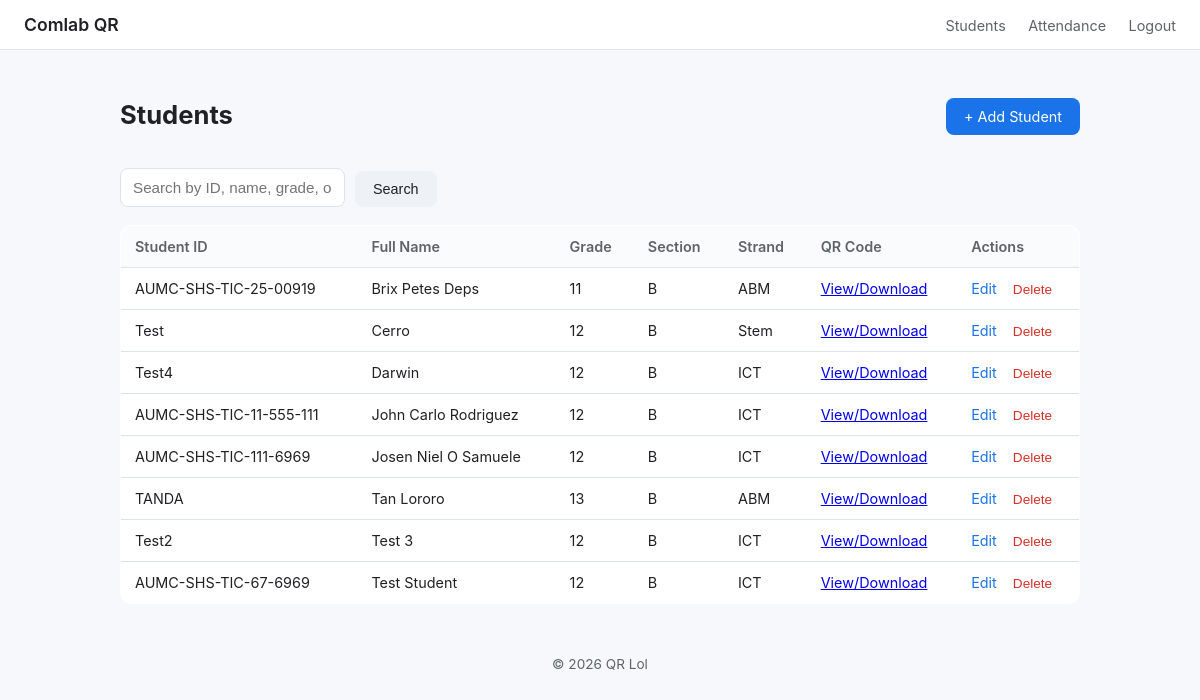
The app's page /admin/students.php (signed in) with its own data.
### tables this page shows
CREATE TABLE `students` (
  `student_id` varchar(30) NOT NULL,
  `full_name` varchar(150) NOT NULL,
  `grade` varchar(20) NOT NULL,
  `section` varchar(50) NOT NULL,
  `strand` varchar(50) DEFAULT NULL,
  `qr_value` varchar(100) NOT NULL,
  `date_created` datetime DEFAULT current_timestamp()
);

### admin/students.php (the view, shortened to what this page needs)
<?php
$db = getDB();
$search = trim($_GET['q'] ?? '');
if ($search !== '') {
    $stmt = $db->prepare(
        "SELECT * FROM students
         WHERE student_id LIKE ? OR full_name LIKE ? OR grade LIKE ? OR section LIKE ?
         ORDER BY full_name"
    );
    $like = "%$search%";
    $stmt->execute([$like, $like, $like, $like]);
} else {
    $stmt = $db->query("SELECT * FROM students ORDER BY full_name");
}
$students = $stmt->fetchAll();
require_once __DIR__ . '/../includes/header.php';
?>
<div class="page-header">
    <h1>Students</h1>
    <a class="btn btn-primary" href="add_student.php">+ Add Student</a>
</div>
<form method="get" class="search-form">
    <input type="text" name="q" placeholder="Search by ID, name, grade, or section"
           value="<?php echo htmlspecialchars($search); ?>">
    <button type="submit" class="btn btn-secondary">Search</button>
</form>
<table class="data-table">
    <thead>
        <tr>
            <th>Student ID</th>
            <th>Full Name</th>
            <th>Grade</th>
            <th>Section</th>
            <th>Strand</th>
            <th>QR Code</th>
            <th>Actions</th>
        </tr>
    </thead>
    <tbody>
    <?php foreach ($students as $s): ?>
        <tr>
            <td><?php echo htmlspecialchars($s['student_id']); ?></td>
            <td><?php echo htmlspecialchars($s['full_name']); ?></td>
            <td><?php echo htmlspecialchars($s['grade']); ?></td>
            <td><?php echo htmlspecialchars($s['section']); ?></td>
            <td><?php echo htmlspecialchars($s['strand'] ?? '-'); ?></td>
            <td><a href="qr_code.php?id=<?php echo urlencode($s['student_id']); ?>">View/Download</a></td>
            <td class="actions">
                <a href="edit_student.php?id=<?php echo urlencode($s['student_id']); ?>">Edit</a>
                <form method="post" action="delete_student.php" onsubmit="return confirm('Delete this student?');" style="display:inline">
                    <button type="submit" class="link-btn danger">Delete</button>
                </form>
            </td>
        </tr>
    <?php endforeach; ?>
    </tbody>
</table>
<?php require_once __DIR__ . '/../includes/footer.php'; ?>

### includes/header.php (shortened to what this page needs)
<!DOCTYPE html>
<html lang="en">
<head>
<link rel="stylesheet" href="/qr-attendance/assets/css/style.css">
</head>
<body>
<header class="topbar">
    <div class="brand"><a href="/qr-attendance/index.php" style="color: inherit; text-decoration: none;">Comlab QR</a></div>
    <?php if (!empty($_SESSION['admin_id'])): ?>
    <nav>
        <a href="/qr-attendance/admin/students.php">Students</a>
        <a href="/qr-attendance/attendance/dashboard.php">Attendance</a>
        <a href="/qr-attendance/logout.php">Logout</a>
    </nav>
    <?php endif; ?>
</header>
<main class="container">

### includes/footer.php
</main>
<footer class="footer">
    &copy; <?php echo date('Y'); ?> QR Lol
</footer>
</body>
</html>

### assets/css/style.css (style rules this page uses)
:root { --primary: #1a73e8; --primary-dark: #1558b0; --success: #1e8e3e; --warning: #f9ab00; --error: #d93025; --bg: #f6f8fc; --card-bg: #ffffff; --border: #dde3ea; --text: #202124; --text-muted: #5f6368; }
* { box-sizing: border-box; }
body { margin: 0; font-family: -apple-system, BlinkMacSystemFont, "Segoe UI", Roboto, Arial, sans-serif; background: var(--bg); color: var(--text); }
.topbar { display: flex; justify-content: space-between; align-items: center; padding: 14px 24px; background: var(--card-bg); border-bottom: 1px solid var(--border); }
.brand { font-weight: 600; font-size: 1.1rem; }
.topbar nav a { margin-left: 18px; text-decoration: none; color: var(--text-muted); font-size: 0.9rem; }
.container { max-width: 1000px; margin: 0 auto; padding: 32px 20px; }
.footer { text-align: center; padding: 20px; color: var(--text-muted); font-size: 0.85rem; }
h1 { font-size: 1.6rem; margin-bottom: 20px; }
input[type=text], input[type=password], input[type=date] { padding: 10px 12px; border: 1px solid var(--border); border-radius: 8px; font-size: 0.95rem; }
.btn { display: inline-block; padding: 10px 18px; border-radius: 8px; border: none; font-size: 0.9rem; cursor: pointer; text-decoration: none; text-align: center; }
.btn-primary { background: var(--primary); color: #fff; }
.btn-secondary { background: #eef2f7; color: var(--text); }
.link-btn { background: none; border: none; color: var(--primary); cursor: pointer; font-size: 0.85rem; padding: 0; }
.link-btn.danger { color: var(--error); }
.page-header { display: flex; justify-content: space-between; align-items: center; margin-bottom: 18px; }
.search-form { display: flex; gap: 10px; margin-bottom: 18px; flex-wrap: wrap; align-items: end; }
.data-table { width: 100%; border-collapse: collapse; background: var(--card-bg); border: 1px solid var(--border); border-radius: 12px; overflow: hidden; }
.data-table th, .data-table td { padding: 12px 14px; text-align: left; border-bottom: 1px solid var(--border); font-size: 0.9rem; }
.data-table th { background: #fafbfc; color: var(--text-muted); font-weight: 600; }
.data-table .actions a { margin-right: 12px; color: var(--primary); text-decoration: none; }

### records on screen
students: student_id "AUMC-SHS-TIC-25-00919", full_name "Brix Petes Deps", grade "11", section "B", strand "ABM"
students: student_id "Test", full_name "Cerro", grade "12", section "B", strand "Stem"
students: student_id "Test4", full_name "Darwin", grade "12", section "B", strand "ICT"
students: student_id "AUMC-SHS-TIC-11-555-111", full_name "John Carlo Rodriguez", grade "12", section "B", strand "ICT"
students: student_id "AUMC-SHS-TIC-111-6969", full_name "Josen Niel O Samuele", grade "12", section "B", strand "ICT"
students: student_id "TANDA", full_name "Tan Lororo", grade "13", section "B", strand "ABM"
students: student_id "Test2", full_name "Test 3", grade "12", section "B", strand "ICT"
students: student_id "AUMC-SHS-TIC-67-6969", full_name "Test Student", grade "12", section "B", strand "ICT"
